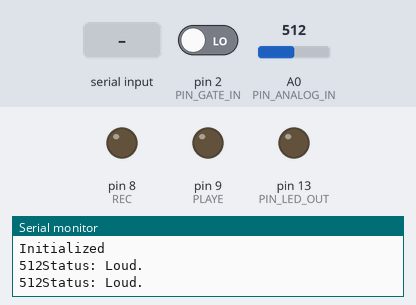
A sketch run on a simulated Arduino Uno, built with avr-gcc and run on an emulated ATmega328P. Shown: output pins drawn as LEDs (lit = HIGH), the last lines printed to the serial monitor. The test bench sets the inputs (shaded band); at power-on: pin 2 (PIN_GATE_IN) LOW, A0 (PIN_ANALOG_IN) = 512.

Above: at 1.8 s.
1.9 s: pin 2 (PIN_GATE_IN) driven HIGH
At 3.0 s:
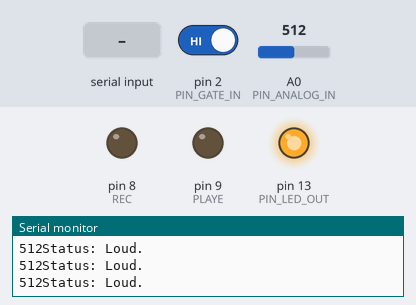
3.4 s: "R" received over Serial
At 5.0 s:
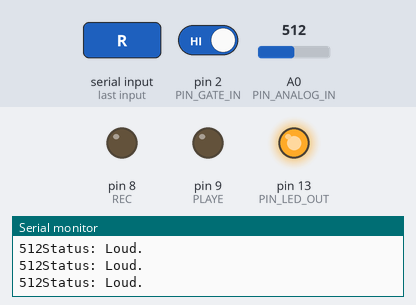
5.5 s: A0 (PIN_ANALOG_IN) set to 318
7.0 s: A0 (PIN_ANALOG_IN) set to 292
9.5 s: "R" received over Serial
At 10.8 s:
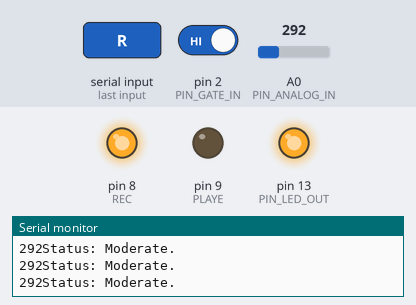
11.5 s: "P" received over Serial
At 12.8 s:
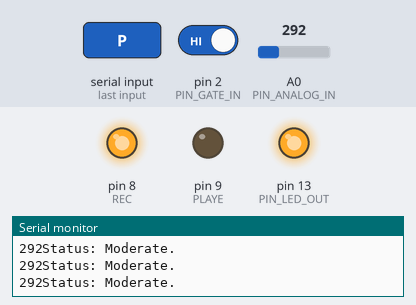
Timing chart, 0 to 14.5 s (numbered marks = the images above; inputs shaded):
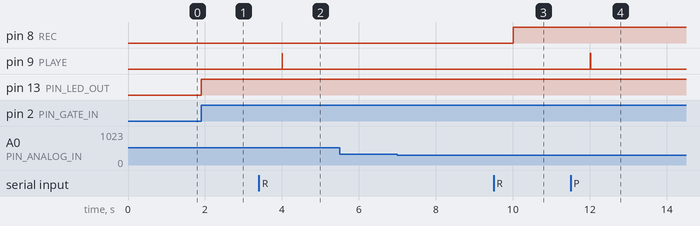

Measured:
- after the input at 1.9 s, pin 13 (PIN_LED_OUT): LOW → HIGH at once
- after the input at 3.4 s, pin 9 (PLAYE): LOW → HIGH after 0.60 s, → LOW 0.01 s later
- after the input at 9.5 s, pin 8 (REC): LOW → HIGH after 0.51 s
- after the input at 11.5 s, pin 9 (PLAYE): LOW → HIGH after 0.52 s, → LOW 0.01 s later

The sketch:

decibelcheckandrecord.ino
```cpp
#define PIN_GATE_IN 2 // DB chekcer
#define IRQ_GATE_IN 0 // DB checker
#define PIN_LED_OUT 13 //  DB checker
#define PIN_ANALOG_IN A0 // DB checker

int REC = 8; // recorder
int PLAYE = 9; // recorder
char input = 0; // recorder

void soundISR() // DB checker
{
 int pin_val;

 pin_val = digitalRead(PIN_GATE_IN);
 digitalWrite(PIN_LED_OUT, pin_val);
}

void setup()
{
 Serial.begin(9600);
 pinMode(REC,OUTPUT); // Recorder
 pinMode(PLAYE,OUTPUT); // Recorder

 pinMode(PIN_LED_OUT, OUTPUT); // DB checker LED OUTPUT
 pinMode(PIN_GATE_IN, INPUT); // DB checker
 attachInterrupt(IRQ_GATE_IN, soundISR, CHANGE); //DB checker

 Serial.println("Initialized"); // DB checker Initialized
}

void loop()
{
 // DB checker from here
 int value; // DB checker

 value = analogRead(PIN_ANALOG_IN);

 Serial.print(value);
 Serial.print("Status: ");
 if(value <= 100)
 {
 Serial.println("Quiet.");
 }
 else if( (value > 100) && ( value <= 300) )
 {
 Serial.println("Moderate.");
 }
 else if(value > 300)
 {
 Serial.println("Loud.");
 }

 delay(1000);

  // recorder from here
 while(Serial.available()){
  input = Serial.read();
  if(value>300)
    input='P'; // when loud
  switch(input){
    case 'R':
      digitalWrite(REC,HIGH);
      break;
    case 'S':
      digitalWrite(REC,LOW);
      break;
     case 'P':
      digitalWrite(PLAYE,HIGH);
      delay(10);
      digitalWrite(PLAYE,LOW);
      break;
  }
 }
}
//egg
```
